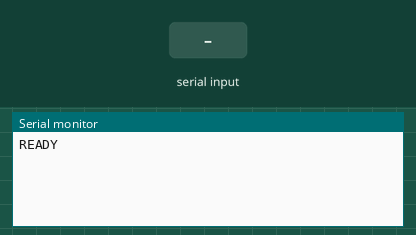
Recording of a sketch running on a simulated ESP32. On the bench: the last lines printed to the serial monitor. The test bench sets the inputs (shaded band).

Above: at 1.5 s.
1.6 s: "ARM\n" received over Serial
At 2.8 s:
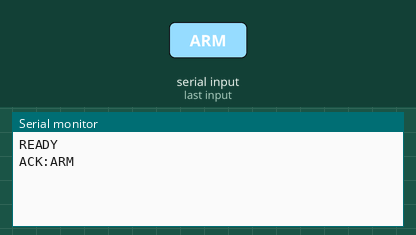
3.1 s: "RESET\n" received over Serial
At 4.0 s:
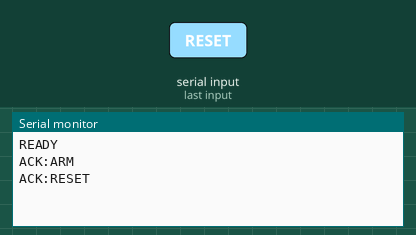
4.6 s: "PING\n" received over Serial
At 5.1 s:
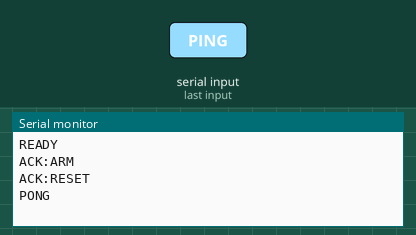
6.1 s: "1\n" received over Serial
At 7.4 s:
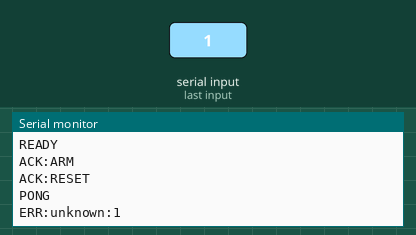

Measured:
- after the input at 1.6 s, the serial monitor: prints a new line at once (image 1)
- after the input at 3.1 s, the serial monitor: prints a new line at once (image 2)
- after the input at 4.6 s, the serial monitor: prints a new line at once (image 3)
- after the input at 6.1 s, the serial monitor: prints a new line at once (image 4)

The sketch:

host.ino
```cpp
// ===== HOST - Familiada =====
// Wgraj na ESP32 podlaczone do laptopa.
// 1) Wklej nizej MAC-i obu buzzerow (z mac_reader).
// 2) Sterowanie z apki po USB (115200 baud, linie tekstowe):
//    ARM   = uzbroj runde (buzzery żywe)
//    RESET = zablokuj buzzery (nowa runda)
//    PING  = ping (host odpowiada PONG)
//
// Host wysyła do apki:
//    READY      (na starcie)
//    BUZZ:1     (buzzer 1 wygrał)
//    BUZZ:2     (buzzer 2 wygrał)
//    ACK:ARM    (potwierdzenie uzbrojenia)
//    ACK:RESET  (potwierdzenie resetu)
//    PONG       (odpowiedź na PING)
//
// Logika ESP-NOW: pierwszy buzz w stanie ARMED wygrywa. Reszta zablokowana do resetu.
// INSTRUKCJA: Zautoryzuj logikę ESP-NOW i struktury z oryginału. Tylko parser serial zmieniony.

#include <WiFi.h>
#include <esp_now.h>

// >>> WKLEJ MAC-i BUZZEROW <<<
uint8_t buzzer1Mac[] = {0x5C, 0x01, 0x3B, 0xBF, 0x24, 0x14}; // BUZZER 1 — 5C:01:3B:BF:24:14
uint8_t buzzer2Mac[] = {0x30, 0x76, 0xF5, 0x94, 0x4C, 0x04}; // BUZZER 2 — 30:76:F5:94:4C:04

// Typy wiadomosci ESP-NOW
#define MSG_BUZZ 1 // buzzer -> host: "wcisnieto"
#define MSG_WIN  2 // host -> buzzer: "swiec"
#define MSG_OFF  3 // host -> buzzer: "gas"

typedef struct {
  uint8_t type;
  uint8_t id;
} Packet;

enum State { LOCKED, ARMED, BUZZED };
volatile State state = LOCKED;
volatile uint8_t pendingWinner = 0; // latch z callbacku

uint8_t* macForId(uint8_t id) {
  return (id == 1) ? buzzer1Mac : buzzer2Mac;
}

void sendCmd(uint8_t *mac, uint8_t type) {
  Packet p = { type, 0 };
  esp_now_send(mac, (uint8_t*)&p, sizeof(p));
}

void sendOffAll() {
  sendCmd(buzzer1Mac, MSG_OFF);
  sendCmd(buzzer2Mac, MSG_OFF);
}

// Callback odbioru. Tylko latchujemy pierwszy buzz - wysylke robi loop().
#if ESP_ARDUINO_VERSION_MAJOR >= 3
void onRecv(const esp_now_recv_info_t *info, const uint8_t *data, int len) {
#else
void onRecv(const uint8_t *mac, const uint8_t *data, int len) {
#endif
  if (len < (int)sizeof(Packet)) return;
  Packet p;
  memcpy(&p, data, sizeof(p));
  if (p.type == MSG_BUZZ && state == ARMED && pendingWinner == 0) {
    pendingWinner = p.id;
  }
}

void addPeer(uint8_t *mac) {
  esp_now_peer_info_t peer = {};
  memcpy(peer.peer_addr, mac, 6);
  peer.channel = 0;
  peer.encrypt = false;
  esp_now_add_peer(&peer);
}

// === Parser serial (linie tekstowe) ===
// Bufor na linię wejściową
String serialBuffer = "";

void processLine(const String &line) {
  String cmd = line;
  cmd.trim();
  cmd.toUpperCase();

  if (cmd == "ARM") {
    pendingWinner = 0;
    state = ARMED;
    sendOffAll();
    Serial.println("ACK:ARM");
  } else if (cmd == "RESET") {
    state = LOCKED;
    pendingWinner = 0;
    sendOffAll();
    Serial.println("ACK:RESET");
  } else if (cmd == "PING") {
    Serial.println("PONG");
  } else if (cmd.length() > 0) {
    // Nieznana komenda — ignoruj, ale zaloguj
    Serial.printf("ERR:unknown:%s\n", cmd.c_str());
  }
}

void setup() {
  Serial.begin(115200);
  delay(300);
  WiFi.mode(WIFI_STA);
  WiFi.disconnect();

  if (esp_now_init() != ESP_OK) {
    Serial.println("Blad ESP-NOW init");
    return;
  }
  esp_now_register_recv_cb(onRecv);
  addPeer(buzzer1Mac);
  addPeer(buzzer2Mac);

  Serial.println("READY");
}

void loop() {
  // Czytaj serial linia po linii
  while (Serial.available()) {
    char c = Serial.read();
    if (c == '\n') {
      processLine(serialBuffer);
      serialBuffer = "";
    } else if (c != '\r') {
      serialBuffer += c;
      // Limit długości linii (ochrona przed przepełnieniem)
      if (serialBuffer.length() > 32) {
        serialBuffer = "";
      }
    }
  }

  // Obsluga zwyciezcy poza callbackiem
  if (state == ARMED && pendingWinner != 0) {
    uint8_t w = pendingWinner;
    state = BUZZED;
    sendCmd(macForId(w), MSG_WIN);
    Serial.printf("BUZZ:%d\n", w);
  }
}
```
